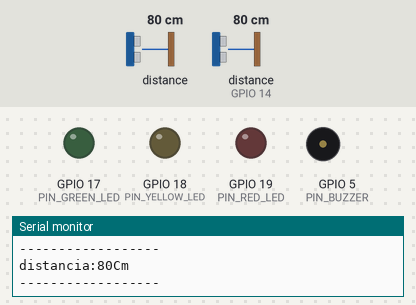
This sketch was run on a simulated ESP32. Shown: output pins drawn as LEDs (lit = HIGH), buzzer (waves = sounding, pin HIGH), the last lines printed to the serial monitor. Dashed ring = blinking. The inputs (shaded band) are chosen by the test bench; at power-on: distance to the obstacle 80 cm, distance to the obstacle (sensor on GPIO 14) 80 cm. The echo pulse lasts 58.3 µs per cm; WiFi joins after 1.5 s; servers stay silent unless stated.

Above: at 3.2 s.
3.3 s: distance to the obstacle (sensor 0) set to 2 cm
At 5.7 s:
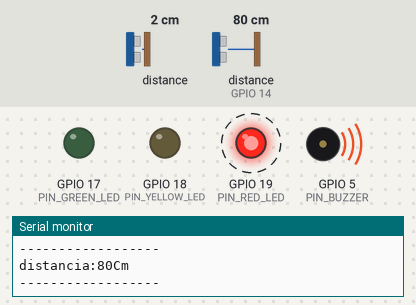
12.1 s: distance to the obstacle (sensor 0) set to 4 cm
15.6 s: distance to the obstacle (sensor 0) set to 7 cm
At 18.6 s:
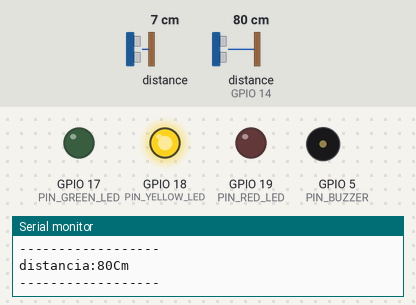
20.9 s: distance to the obstacle (sensor 0) set to 9 cm
At 23.8 s:
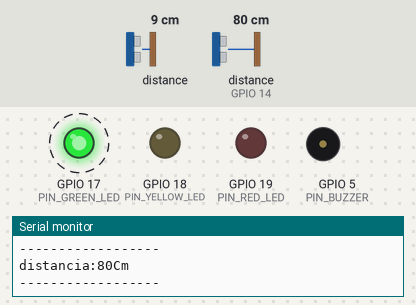
Timing chart, 0 to 27.2 s (numbered marks = the images above; inputs shaded):
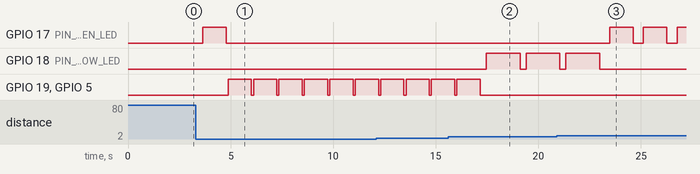

The sketch:

Projeto_Chuva_Segura.ino
```cpp
#include <ESPmDNS.h>
#include "WiFi.h"
#include <ESPAsyncWebSrv.h>
#include <Adafruit_Sensor.h>
#include <HCSR04.h>
#include "Adafruit_VL53L0X.h"
#define p_trigger 12
#define p_echo 14
#define PIN_GREEN_LED   17
#define PIN_YELLOW_LED  18
#define PIN_RED_LED     19
#define PIN_BUZZER      5

UltraSonicDistanceSensor distanceSensor(p_trigger, p_echo);
Adafruit_VL53L0X lox = Adafruit_VL53L0X();

int distancia;
int distancialaser;


#define SOUND_SPEED 0.034
long duration;
float distanceCm;
const char* ssid = "vini";
const char* password = "Vini2005";
AsyncWebServer server(80);
String readDistance(){
  digitalWrite(p_trigger, HIGH);
  delayMicroseconds(10);
  digitalWrite(p_trigger, LOW);

  duration = pulseIn(p_echo, HIGH);

  distanceCm = duration * SOUND_SPEED/2;
  Serial.println("Distance:");
  Serial.println(distanceCm);
   return String(distanceCm);


}
const char index_html[] PROGMEM = R"rawliteral(
<!DOCTYPE HTML><html>
<head>
  <meta name="viewport" content="width=device-width, initial-scale=1">
  <link rel="stylesheet" href="https://use.fontawesome.com/releases/v5.7.2/css/all.css" integrity="sha384-fnmOCqbTlWIlj8LyTjo7mOUStjsKC4pOpQbqyi7RrhN7udi9RwhKkMHpvLbHG9Sr" crossorigin="anonymous">

  <style>
    html {
     font-family: Arial;
     display: inline-block;
     margin: 0px auto;
     text-align: center;
    }
    h2 { font-size: 3.0rem; }
    p { font-size: 3.0rem; }
    .units { font-size: 1.2rem; }
    .dht-labels{
      font-size: 1.5rem;
      vertical-align:middle;
      padding-bottom: 15px;
    }
  </style>
</head>
<body>
  <h2>Distancia da Agua para o sensor </h2>

  <p>
   <i class="fa fa-tint" aria-hidden="true" style="color:#00add6;"></i>
    <span class="dht-labels">Distancia</span>
    <span id="Distance">%DISTANCE%</span>
    <sup class="units">Cm</sup>
  </p>
</body>
<script>
setInterval(function ( ) {
  var xhttp = new XMLHttpRequest();
  xhttp.onreadystatechange = function() {
    if (this.readyState == 4 && this.status == 200) {
      document.getElementById("Distance").innerHTML = this.responseText;
    }
  };
  xhttp.open("GET", "/distanceCm", true);
  xhttp.send();
}, 1000 ) ;

</script>
</html>)rawliteral";
String processor(const String& var){
  //Serial.println(var);
   if(var =="DISTANCE"){
   return readDistance();
  }
  return String();
}
void Pinos()
{
  pinMode(PIN_GREEN_LED,  OUTPUT);
  pinMode(PIN_YELLOW_LED, OUTPUT);
  pinMode(PIN_RED_LED,    OUTPUT);
  pinMode(PIN_BUZZER,     OUTPUT);
}
void setup(){

  Serial.begin(115200);
  Pinos();
  pinMode(p_trigger, OUTPUT);
  pinMode(p_echo, INPUT);

//sensor a laser
   while (! Serial) {
    delay(1);
  }

  Serial.println("Adafruit VL53L0X test");
  if (!lox.begin()) {
    Serial.println(F("Failed to boot VL53L0X"));
    while(1);
  }
  // power
  Serial.println(F("VL53L0X API Simple Ranging example\n\n"));


  // Connect to Wi-Fi
   WiFi.begin(ssid, password);
   while (WiFi.status() != WL_CONNECTED) {
    delay(1000);
    Serial.println("Connecting to WiFi..");
  }

  Serial.println("connected to wifi ....");
  if(!MDNS.begin("esp32")) {
     Serial.println("Error starting mDNS");
     return;
}

  Serial.println(WiFi.localIP());

  // Route for root / web page
  server.on("/", HTTP_GET, [](AsyncWebServerRequest *request){
    request->send_P(200, "text/html", index_html, processor);
  });
   server.on("/distanceCm", HTTP_GET, [](AsyncWebServerRequest *request){
    request->send_P(200, "text/plain", readDistance().c_str());
  });


  // Start server
  server.begin();
}

void loop(){

VL53L0X_RangingMeasurementData_t measure;

  Serial.print("");
  lox.rangingTest(&measure, false);

  if (measure.RangeStatus != 4) {
    Serial.print("Distancia (mm): "); Serial.println(measure.RangeMilliMeter);
  } else {
    Serial.println(" fora de alcance ");
  }

  delay(100);


   distancialaser=measure.RangeMilliMeter;
   distancia=distanceSensor.measureDistanceCm();

  Serial.println("------------------");
   Serial.print("distancia:");
   Serial.print(distancia);
   Serial.println("Cm");
   Serial.println("------------------");
    delay(1000);
    for(int i=PIN_GREEN_LED; i<=PIN_RED_LED; i++)
  {
    digitalWrite(i, LOW);
  }


  digitalWrite(PIN_BUZZER, LOW);


  if( distancialaser <= 50 )
  {
    delay(100);
    digitalWrite(PIN_RED_LED, HIGH);
    digitalWrite(PIN_BUZZER, HIGH);
  }

  else if(distancialaser <80 && distancialaser >50
  )
  {
    delay(300);
    digitalWrite(PIN_YELLOW_LED, HIGH);
    delay(500);
  }

  else if(distancialaser > 80 )
  {
    delay(500);
    digitalWrite(PIN_GREEN_LED, HIGH);

  }

}
```

Measured:
- the behaviour switches between 5 and 6 cm on distance to the obstacle (sensor 0) (found by bisection; images 1 and 2)
- after the input at 3.3 s, GPIO 17 (PIN_GREEN_LED): goes on until 4.8 s, then stays LOW; GPIO 19 (PIN_RED_LED), GPIO 5 (PIN_BUZZER): alternates HIGH for 1.1 s and LOW for 0.10 s, starting after 1.6 s
- after the input at 15.6 s, GPIO 18 (PIN_YELLOW_LED): LOW → HIGH after 1.9 s, → LOW 1.6 s later, → HIGH 0.30 s later; GPIO 19 (PIN_RED_LED), GPIO 5 (PIN_BUZZER): goes on until 17.2 s, then stays LOW
- after the input at 20.9 s, GPIO 17 (PIN_GREEN_LED): alternates HIGH for 1.1 s and LOW for 0.50 s, starting after 2.6 s; GPIO 18 (PIN_YELLOW_LED): goes on until 23.0 s, then stays LOW
